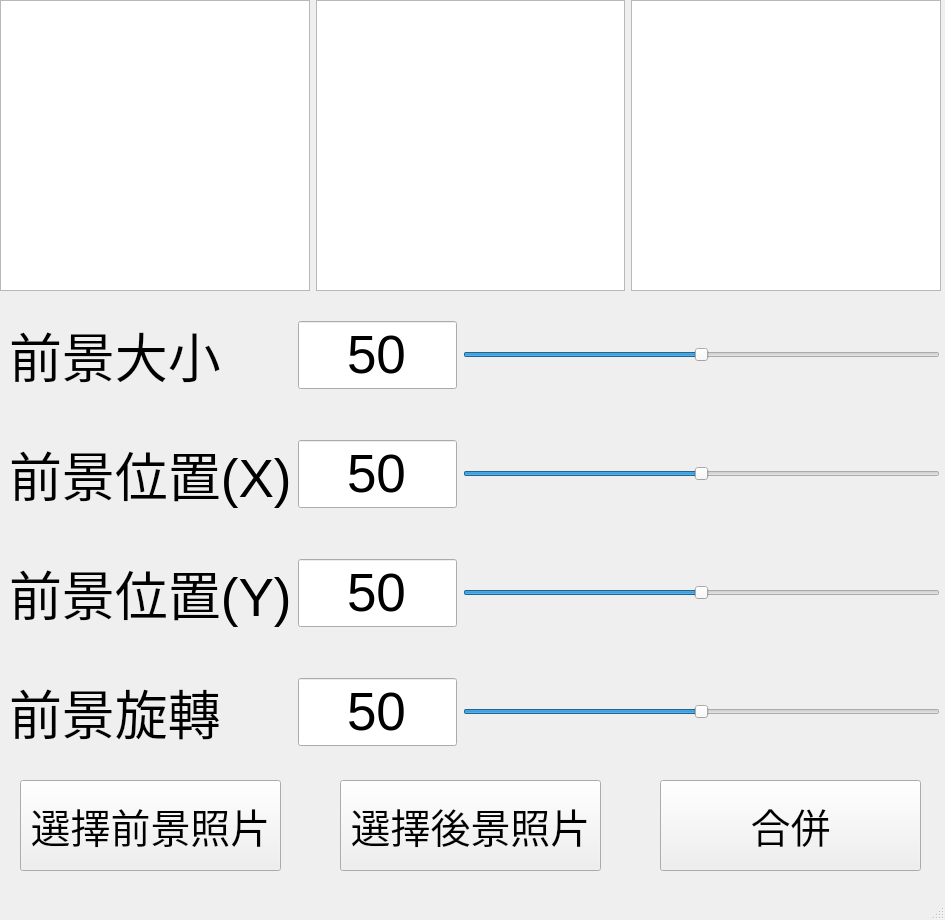
<?xml version="1.0" encoding="UTF-8"?>
<ui version="4.0">
 <class>MainWindow</class>
 <widget class="QMainWindow" name="MainWindow">
  <property name="geometry">
   <rect>
    <x>0</x>
    <y>0</y>
    <width>945</width>
    <height>920</height>
   </rect>
  </property>
  <property name="windowTitle">
   <string>MainWindow</string>
  </property>
  <widget class="QWidget" name="centralwidget">
   <widget class="QWidget" name="horizontalLayoutWidget">
    <property name="geometry">
     <rect>
      <x>0</x>
      <y>0</y>
      <width>941</width>
      <height>291</height>
     </rect>
    </property>
    <layout class="QHBoxLayout" name="horizontalLayout">
     <item>
      <widget class="QGraphicsView" name="front_img_show"/>
     </item>
     <item>
      <widget class="QGraphicsView" name="back_im_show"/>
     </item>
     <item>
      <widget class="QGraphicsView" name="out_im_show"/>
     </item>
    </layout>
   </widget>
   <widget class="QWidget" name="gridLayoutWidget">
    <property name="geometry">
     <rect>
      <x>9</x>
      <y>299</y>
      <width>931</width>
      <height>469</height>
     </rect>
    </property>
    <layout class="QGridLayout" name="gridLayout" rowstretch="0,0,0,0" columnstretch="0,1,3">
     <property name="sizeConstraint">
      <enum>QLayout::SetDefaultConstraint</enum>
     </property>
     <property name="verticalSpacing">
      <number>24</number>
     </property>
     <item row="0" column="0">
      <widget class="QLabel" name="label">
       <property name="sizeIncrement">
        <size>
         <width>200</width>
         <height>200</height>
        </size>
       </property>
       <property name="font">
        <font>
         <pointsize>40</pointsize>
        </font>
       </property>
       <property name="text">
        <string>前景大小</string>
       </property>
      </widget>
     </item>
     <item row="0" column="1">
      <widget class="QLineEdit" name="size_edit">
       <property name="sizeIncrement">
        <size>
         <width>200</width>
         <height>2000</height>
        </size>
       </property>
       <property name="font">
        <font>
         <pointsize>40</pointsize>
         <weight>50</weight>
         <bold>false</bold>
        </font>
       </property>
       <property name="text">
        <string>50</string>
       </property>
       <property name="alignment">
        <set>Qt::AlignCenter</set>
       </property>
      </widget>
     </item>
     <item row="1" column="0">
      <widget class="QLabel" name="label_2">
       <property name="font">
        <font>
         <pointsize>40</pointsize>
        </font>
       </property>
       <property name="text">
        <string>前景位置(X)</string>
       </property>
      </widget>
     </item>
     <item row="3" column="2">
      <widget class="QSlider" name="rotate_slide">
       <property name="maximum">
        <number>100</number>
       </property>
       <property name="sliderPosition">
        <number>50</number>
       </property>
       <property name="orientation">
        <enum>Qt::Horizontal</enum>
       </property>
      </widget>
     </item>
     <item row="3" column="0">
      <widget class="QLabel" name="label_3">
       <property name="font">
        <font>
         <pointsize>40</pointsize>
        </font>
       </property>
       <property name="text">
        <string>前景旋轉</string>
       </property>
      </widget>
     </item>
     <item row="1" column="1">
      <widget class="QLineEdit" name="x_edit">
       <property name="font">
        <font>
         <pointsize>40</pointsize>
         <weight>50</weight>
         <italic>false</italic>
         <bold>false</bold>
         <underline>false</underline>
         <strikeout>false</strikeout>
        </font>
       </property>
       <property name="tabletTracking">
        <bool>false</bool>
       </property>
       <property name="inputMethodHints">
        <set>Qt::ImhNone</set>
       </property>
       <property name="text">
        <string>50</string>
       </property>
       <property name="alignment">
        <set>Qt::AlignCenter</set>
       </property>
      </widget>
     </item>
     <item row="3" column="1">
      <widget class="QLineEdit" name="rotate_edit">
       <property name="font">
        <font>
         <pointsize>40</pointsize>
        </font>
       </property>
       <property name="text">
        <string>50</string>
       </property>
       <property name="alignment">
        <set>Qt::AlignCenter</set>
       </property>
      </widget>
     </item>
     <item row="1" column="2">
      <widget class="QSlider" name="x_slide">
       <property name="maximum">
        <number>100</number>
       </property>
       <property name="sliderPosition">
        <number>50</number>
       </property>
       <property name="orientation">
        <enum>Qt::Horizontal</enum>
       </property>
      </widget>
     </item>
     <item row="2" column="0">
      <widget class="QLabel" name="label_4">
       <property name="font">
        <font>
         <pointsize>40</pointsize>
        </font>
       </property>
       <property name="text">
        <string>前景位置(Y)</string>
       </property>
      </widget>
     </item>
     <item row="2" column="2">
      <widget class="QSlider" name="y_slide">
       <property name="maximum">
        <number>100</number>
       </property>
       <property name="sliderPosition">
        <number>50</number>
       </property>
       <property name="orientation">
        <enum>Qt::Horizontal</enum>
       </property>
      </widget>
     </item>
     <item row="2" column="1">
      <widget class="QLineEdit" name="y_edit">
       <property name="font">
        <font>
         <pointsize>40</pointsize>
         <weight>50</weight>
         <bold>false</bold>
        </font>
       </property>
       <property name="text">
        <string>50</string>
       </property>
       <property name="alignment">
        <set>Qt::AlignCenter</set>
       </property>
      </widget>
     </item>
     <item row="0" column="2">
      <widget class="QSlider" name="size_slide">
       <property name="minimumSize">
        <size>
         <width>8</width>
         <height>16</height>
        </size>
       </property>
       <property name="sizeIncrement">
        <size>
         <width>7</width>
         <height>8</height>
        </size>
       </property>
       <property name="baseSize">
        <size>
         <width>15</width>
         <height>19</height>
        </size>
       </property>
       <property name="font">
        <font>
         <pointsize>18</pointsize>
         <weight>50</weight>
         <bold>false</bold>
        </font>
       </property>
       <property name="layoutDirection">
        <enum>Qt::LeftToRight</enum>
       </property>
       <property name="autoFillBackground">
        <bool>false</bool>
       </property>
       <property name="maximum">
        <number>100</number>
       </property>
       <property name="sliderPosition">
        <number>50</number>
       </property>
       <property name="orientation">
        <enum>Qt::Horizontal</enum>
       </property>
       <property name="tickInterval">
        <number>0</number>
       </property>
      </widget>
     </item>
    </layout>
   </widget>
   <widget class="QPushButton" name="select_front_button">
    <property name="geometry">
     <rect>
      <x>20</x>
      <y>780</y>
      <width>261</width>
      <height>91</height>
     </rect>
    </property>
    <property name="font">
     <font>
      <pointsize>30</pointsize>
     </font>
    </property>
    <property name="text">
     <string>選擇前景照片</string>
    </property>
   </widget>
   <widget class="QPushButton" name="select_back_button">
    <property name="geometry">
     <rect>
      <x>340</x>
      <y>780</y>
      <width>261</width>
      <height>91</height>
     </rect>
    </property>
    <property name="font">
     <font>
      <pointsize>30</pointsize>
     </font>
    </property>
    <property name="text">
     <string>選擇後景照片</string>
    </property>
   </widget>
   <widget class="QPushButton" name="blend_Button">
    <property name="geometry">
     <rect>
      <x>660</x>
      <y>780</y>
      <width>261</width>
      <height>91</height>
     </rect>
    </property>
    <property name="font">
     <font>
      <pointsize>30</pointsize>
     </font>
    </property>
    <property name="text">
     <string>合併</string>
    </property>
   </widget>
  </widget>
  <widget class="QMenuBar" name="menubar">
   <property name="geometry">
    <rect>
     <x>0</x>
     <y>0</y>
     <width>945</width>
     <height>21</height>
    </rect>
   </property>
  </widget>
  <widget class="QStatusBar" name="statusbar"/>
 </widget>
 <resources/>
 <connections/>
</ui>
